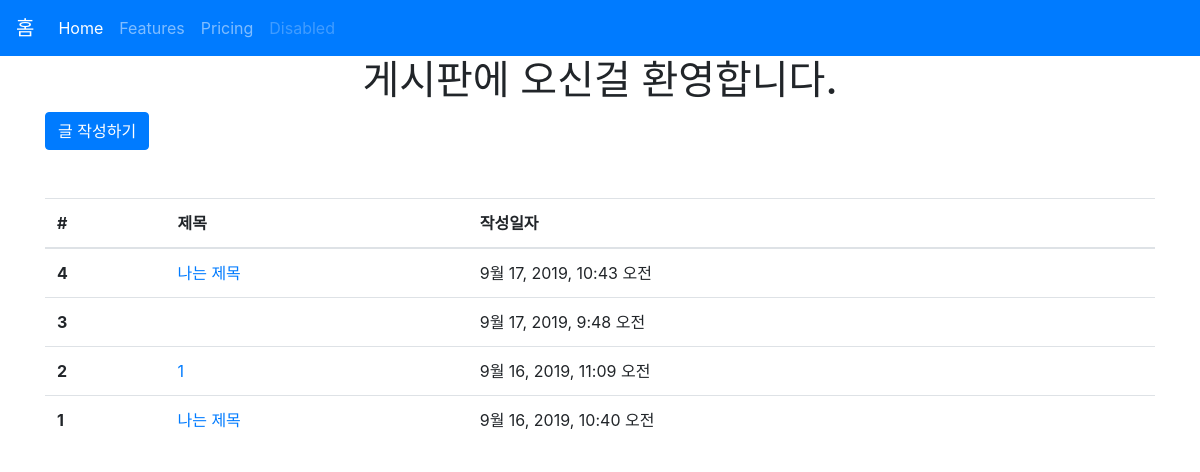
/articles/, run on an earlier commit of the app's database.
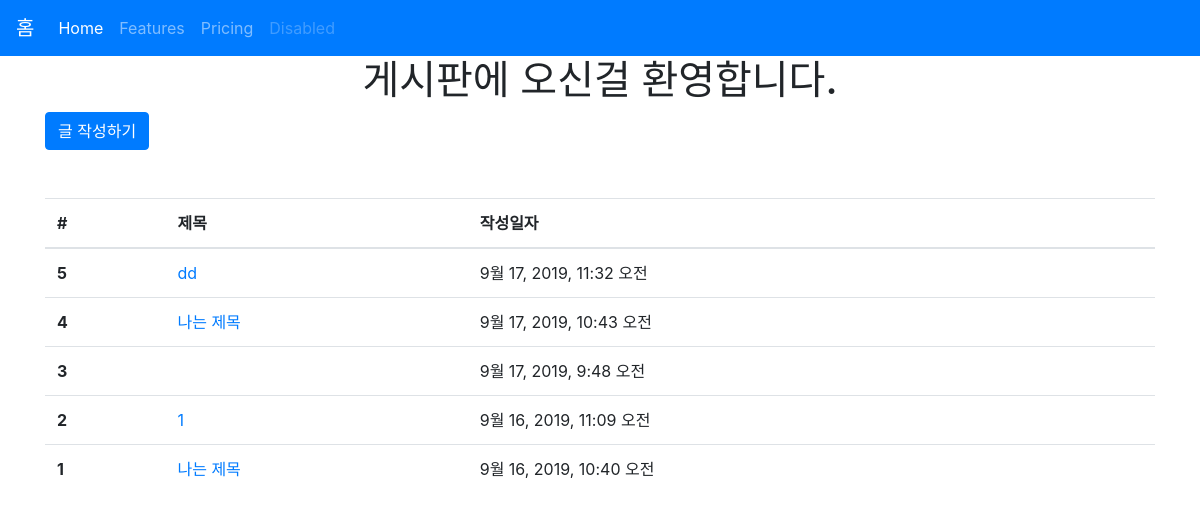
And on a later commit of the database.
### articles/models.py (models this page shows, shortened)
class Article(models.Model):
    title = models.CharField(max_length=10)
    content = models.TextField()
    created_at = models.DateTimeField(auto_now_add=True)
    updated_at = models.DateTimeField(auto_now=True)

### articles/views.py (the view)
# urls.py: path('', views.index, name='index'),
def index(request):
    articles = Article.objects.order_by('-id') # 최신글 위로 오도록
    context = {
        'articles': articles
    }
    return render(request, 'articles/index.html', context)

### articles/templates/articles/index.html (shortened to what this page needs)
{% extends 'articles/base.html' %}
{% block body %}
<h1 class="text-center">게시판에 오신걸 환영합니다.</h1>
<a class="btn btn-primary" href="{% url 'articles:create' %}" role="button">글 작성하기</a>
<table class="table mt-5">
  <thead>
    <tr>
      <th scope="col">#</th>
      <th scope="col">제목</th>
      <th scope="col">작성일자</th>
    </tr>
  </thead>
  {% for article in articles %}
  <tr>
    <th scope="row">{{ article.id}}</th>
    <td>
      <a href="{% url 'articles:detail' article.pk %}">
        {{ article.title }}
      </a>
    </td>
      <td>{{ article.created_at }}</td>
    </tr>
    {% endfor %}
</table>
{% endblock %}

What changed in the data, as far as the page shows it:
added Article: id "5", title "dd", created_at "9월 17, 2019, 11:32 오전"
